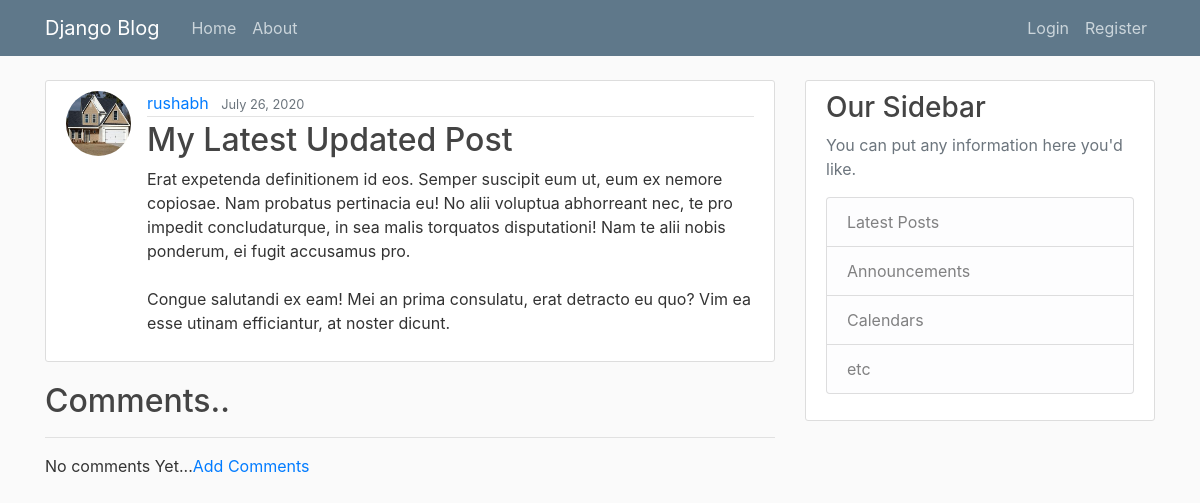
Before: /post/31/ with the older database file.
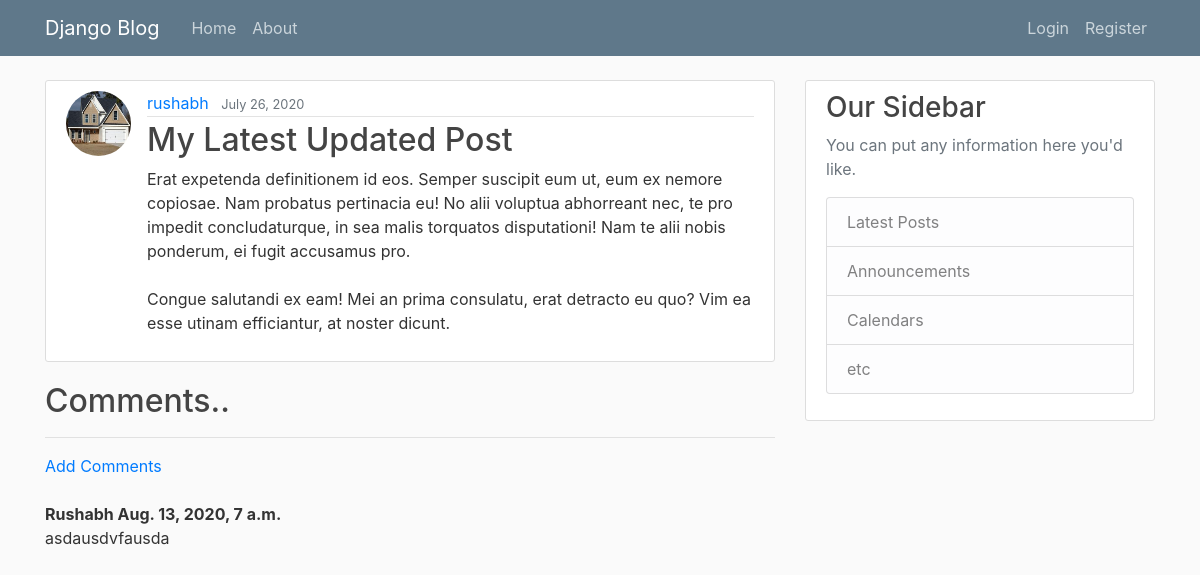
After: the same page with the newer database file.
### blog/models.py (models this page shows, shortened)
class Post(models.Model):
    title = models.CharField(max_length=100)
    content = models.TextField()
    date_posted = models.DateTimeField(default=timezone.now)
    author = models.ForeignKey(User, on_delete=models.CASCADE)

class Comment(models.Model):
    post = models.ForeignKey(Post, on_delete=models.CASCADE, related_name='comments')
    author = models.CharField(max_length=200)
    text = models.TextField()
    created_date = models.DateTimeField(default=timezone.now)

### user/models.py (models this page shows, shortened)
class Profile(models.Model):
    user = models.OneToOneField(User, on_delete=models.CASCADE)
    image = models.ImageField(default='default.jpg', upload_to='profile_pics')

### blog/views.py (the view)
# urls.py: path('post/<int:pk>/', PostDetailView.as_view(template_name='blog/post_detail.html'), name='post-detail'),
class PostDetailView(DetailView):
    model = Post

### blog/templates/blog/post_detail.html (shortened to what this page needs)
{% extends "blog/base.html" %}
{% block content %}
  <article class="media content-section">
    <img class="rounded-circle article-img" src="{{ object.author.profile.image.url }}">
    <div class="media-body">
      <div class="article-metadata">
        <a class="mr-2" href="{% url 'user-posts' object.author.username %}">{{ object.author }}</a>
        <small class="text-muted">{{ object.date_posted|date:"F d, Y" }}</small>
      </div>
      <h2 class="article-title">{{ object.title }}</h2>
      <p class="article-content">{{ object.content }}</p>
    </div>
  </article>
  <h2>Comments..</h2>
  <hr>
  {% if not post.comments.all %}
    No comments Yet...<a href="{% url 'post_comment' post.pk %}">Add Comments</a>
  {% else %}
    <a href="{% url 'post_comment' post.pk %}">Add Comments</a><br><br>
    {% for comment in post.comments.all %}
      <strong>
        {{ comment.author }}
        {{ comment.created_date }}</strong><br/>
        {{ comment.text }}
      <br><br>
    {% endfor %}
  {% endif %}
{% endblock content %}

### blog/templates/blog/base.html (shortened to what this page needs)
{% load static %}
<!DOCTYPE html>
<html>
<head>
    <link rel="stylesheet" href="https://maxcdn.bootstrapcdn.com/bootstrap/4.0.0/css/bootstrap.min.css">
    <link rel="stylesheet" type="text/css" href="{% static 'blog/main.css' %}">
</head>
<body>
    <header class="site-header">
      <nav class="navbar navbar-expand-md navbar-dark bg-steel fixed-top">
        <div class="container">
          <a class="navbar-brand mr-4" href="{% url 'blog-home' %}">Django Blog</a>
          <div class="collapse navbar-collapse" id="navbarToggle">
            <div class="navbar-nav mr-auto">
              <a class="nav-item nav-link" href="{% url 'blog-home' %}">Home</a>
              <a class="nav-item nav-link" href="{% url 'blog-about' %}">About</a>
            </div>
            <div class="navbar-nav">
              {% if user.is_authenticated %}
                <a class="nav-item nav-link" href="{% url 'post-create' %}">New Post</a>
                <a class="nav-item nav-link" href="{% url 'profile' %}">Profile</a>
                <a class="nav-item nav-link" href="{% url 'logout' %}">Logout</a>
              {% else %}
                <a class="nav-item nav-link" href="{% url 'login' %}">Login</a>
                <a class="nav-item nav-link" href="{% url 'register' %}">Register</a>
              {% endif %}
            </div>
          </div>
        </div>
      </nav>
    </header>
    <main role="main" class="container">
      <div class="row">
        <div class="col-md-8">
          {% block content %}{% endblock %}
        </div>
        <div class="col-md-4">
          <div class="content-section">
            <h3>Our Sidebar</h3>
            <p class='text-muted'>You can put any information here you'd like.
              <ul class="list-group">
                <li class="list-group-item list-group-item-light">Latest Posts</li>
                <li class="list-group-item list-group-item-light">Announcements</li>
                <li class="list-group-item list-group-item-light">Calendars</li>
                <li class="list-group-item list-group-item-light">etc</li>
              </ul>
            </p>
          </div>
        </div>
      </div>
    </main>
</body>
</html>

### blog/static/blog/main.css (style rules this page uses)
body { background: #fafafa; color: #333333; margin-top: 5rem; }
h1, h2, h3, h4, h5, h6 { color: #444444; }
ul { margin: 0; }
.bg-steel { background-color: #5f788a; }
.site-header .navbar-nav .nav-link { color: #cbd5db; }
.content-section { background: #ffffff; padding: 10px 20px; border: 1px solid #dddddd; border-radius: 3px; margin-bottom: 20px; }
.article-title { color: #444444; }
.article-content { white-space: pre-line; }
.article-img { height: 65px; width: 65px; margin-right: 16px; }
.article-metadata { padding-bottom: 1px; margin-bottom: 4px; border-bottom: 1px solid #e3e3e3 }

Changed rows visible on the page:
added Comment: author "Rushabh", created_date "Aug. 13, 2020, 7 a.m.", text "asdausdvfausda"
Other visible differences:
text no longer shown: "No comments Yet..."
